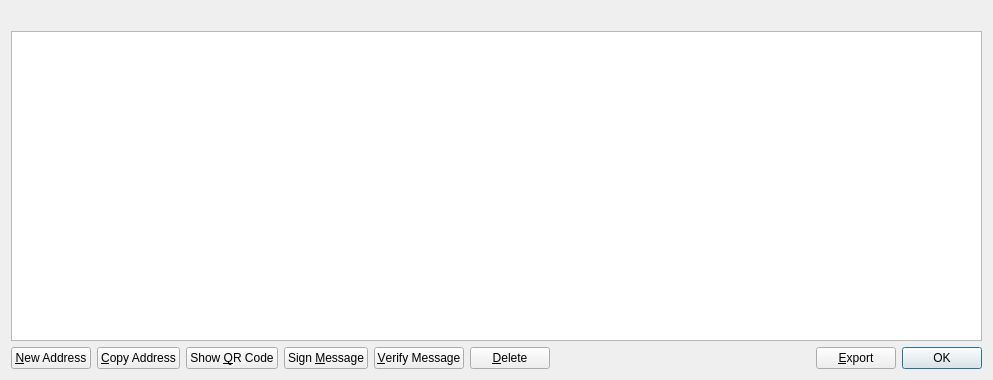
<?xml version="1.0" encoding="UTF-8"?>
<ui version="4.0">
 <class>AddressBookPage</class>
 <widget class="QWidget" name="AddressBookPage">
  <property name="geometry">
   <rect>
    <x>0</x>
    <y>0</y>
    <width>993</width>
    <height>380</height>
   </rect>
  </property>
  <property name="windowTitle">
   <string>Address Book</string>
  </property>
  <layout class="QVBoxLayout" name="verticalLayout">
   <item>
    <widget class="QLabel" name="labelExplanation">
     <property name="textFormat">
      <enum>Qt::PlainText</enum>
     </property>
     <property name="wordWrap">
      <bool>true</bool>
     </property>
    </widget>
   </item>
   <item>
    <widget class="QTableView" name="tableView">
     <property name="contextMenuPolicy">
      <enum>Qt::CustomContextMenu</enum>
     </property>
     <property name="toolTip">
      <string>Double-click to edit address or label</string>
     </property>
     <property name="tabKeyNavigation">
      <bool>false</bool>
     </property>
     <property name="alternatingRowColors">
      <bool>true</bool>
     </property>
     <property name="selectionMode">
      <enum>QAbstractItemView::SingleSelection</enum>
     </property>
     <property name="selectionBehavior">
      <enum>QAbstractItemView::SelectRows</enum>
     </property>
     <property name="sortingEnabled">
      <bool>true</bool>
     </property>
     <attribute name="verticalHeaderVisible">
      <bool>false</bool>
     </attribute>
    </widget>
   </item>
   <item>
    <layout class="QHBoxLayout" name="horizontalLayout">
     <item>
      <widget class="QPushButton" name="newAddress">
       <property name="toolTip">
        <string>Create a new address</string>
       </property>
       <property name="text">
        <string>&amp;New Address</string>
       </property>
       <property name="icon">
        <iconset resource="../bitcoin.qrc">
         <normaloff>:/icons/add</normaloff>:/icons/add</iconset>
       </property>
      </widget>
     </item>
     <item>
      <widget class="QPushButton" name="copyAddress">
       <property name="toolTip">
        <string>Copy the currently selected address to the system clipboard</string>
       </property>
       <property name="text">
        <string>&amp;Copy Address</string>
       </property>
       <property name="icon">
        <iconset resource="../bitcoin.qrc">
         <normaloff>:/icons/editcopy</normaloff>:/icons/editcopy</iconset>
       </property>
      </widget>
     </item>
     <item>
      <widget class="QPushButton" name="showQRCode">
       <property name="text">
        <string>Show &amp;QR Code</string>
       </property>
       <property name="icon">
        <iconset resource="../bitcoin.qrc">
         <normaloff>:/icons/qrcode</normaloff>:/icons/qrcode</iconset>
       </property>
      </widget>
     </item>
     <item>
      <widget class="QPushButton" name="signMessage">
       <property name="toolTip">
        <string>Sign a message to prove you own a BBC address</string>
       </property>
       <property name="text">
        <string>Sign &amp;Message</string>
       </property>
       <property name="icon">
        <iconset resource="../bitcoin.qrc">
         <normaloff>:/icons/edit</normaloff>:/icons/edit</iconset>
       </property>
      </widget>
     </item>
     <item>
      <widget class="QPushButton" name="verifyMessage">
       <property name="toolTip">
        <string>Verify a message to ensure it was signed with a specified BBC address</string>
       </property>
       <property name="text">
        <string>&amp;Verify Message</string>
       </property>
       <property name="icon">
        <iconset resource="../bitcoin.qrc">
         <normaloff>:/icons/transaction_0</normaloff>:/icons/transaction_0</iconset>
       </property>
      </widget>
     </item>
     <item>
      <widget class="QPushButton" name="deleteAddress">
       <property name="toolTip">
        <string>Delete the currently selected address from the list</string>
       </property>
       <property name="text">
        <string>&amp;Delete</string>
       </property>
       <property name="icon">
        <iconset resource="../bitcoin.qrc">
         <normaloff>:/icons/remove</normaloff>:/icons/remove</iconset>
       </property>
      </widget>
     </item>
     <item>
      <spacer name="horizontalSpacer">
       <property name="orientation">
        <enum>Qt::Horizontal</enum>
       </property>
       <property name="sizeHint" stdset="0">
        <size>
         <width>40</width>
         <height>20</height>
        </size>
       </property>
      </spacer>
     </item>
     <item>
      <widget class="QPushButton" name="exportButton">
       <property name="toolTip">
        <string>Export the data in the current tab to a file</string>
       </property>
       <property name="text">
        <string>&amp;Export</string>
       </property>
       <property name="icon">
        <iconset resource="../bitcoin.qrc">
         <normaloff>:/icons/export</normaloff>:/icons/export</iconset>
       </property>
      </widget>
     </item>
     <item>
      <widget class="QDialogButtonBox" name="buttonBox">
       <property name="sizePolicy">
        <sizepolicy hsizetype="Maximum" vsizetype="Fixed">
         <horstretch>0</horstretch>
         <verstretch>0</verstretch>
        </sizepolicy>
       </property>
       <property name="standardButtons">
        <set>QDialogButtonBox::Ok</set>
       </property>
      </widget>
     </item>
    </layout>
   </item>
  </layout>
 </widget>
 <resources>
  <include location="../bitcoin.qrc"/>
 </resources>
 <connections/>
</ui>
